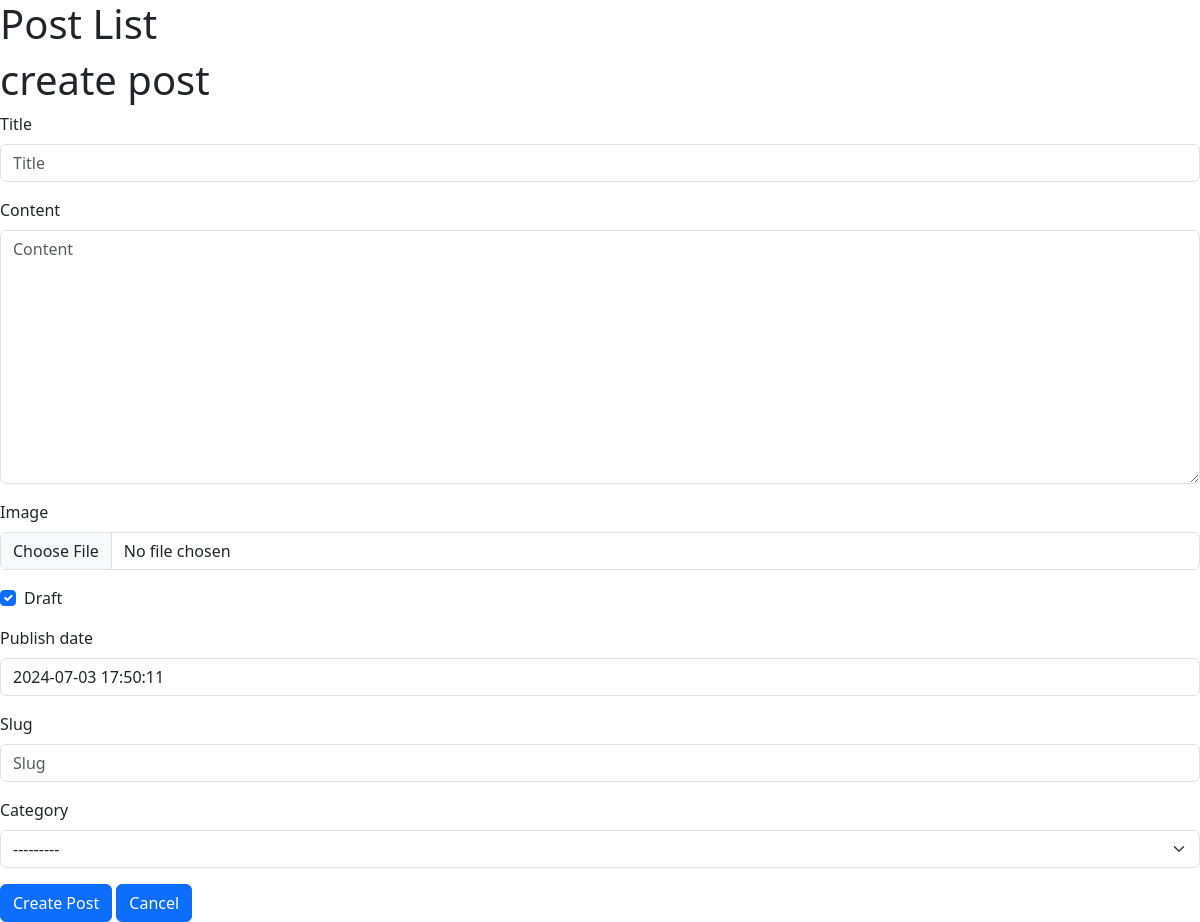
/posts/, run on an earlier commit of the app's database.
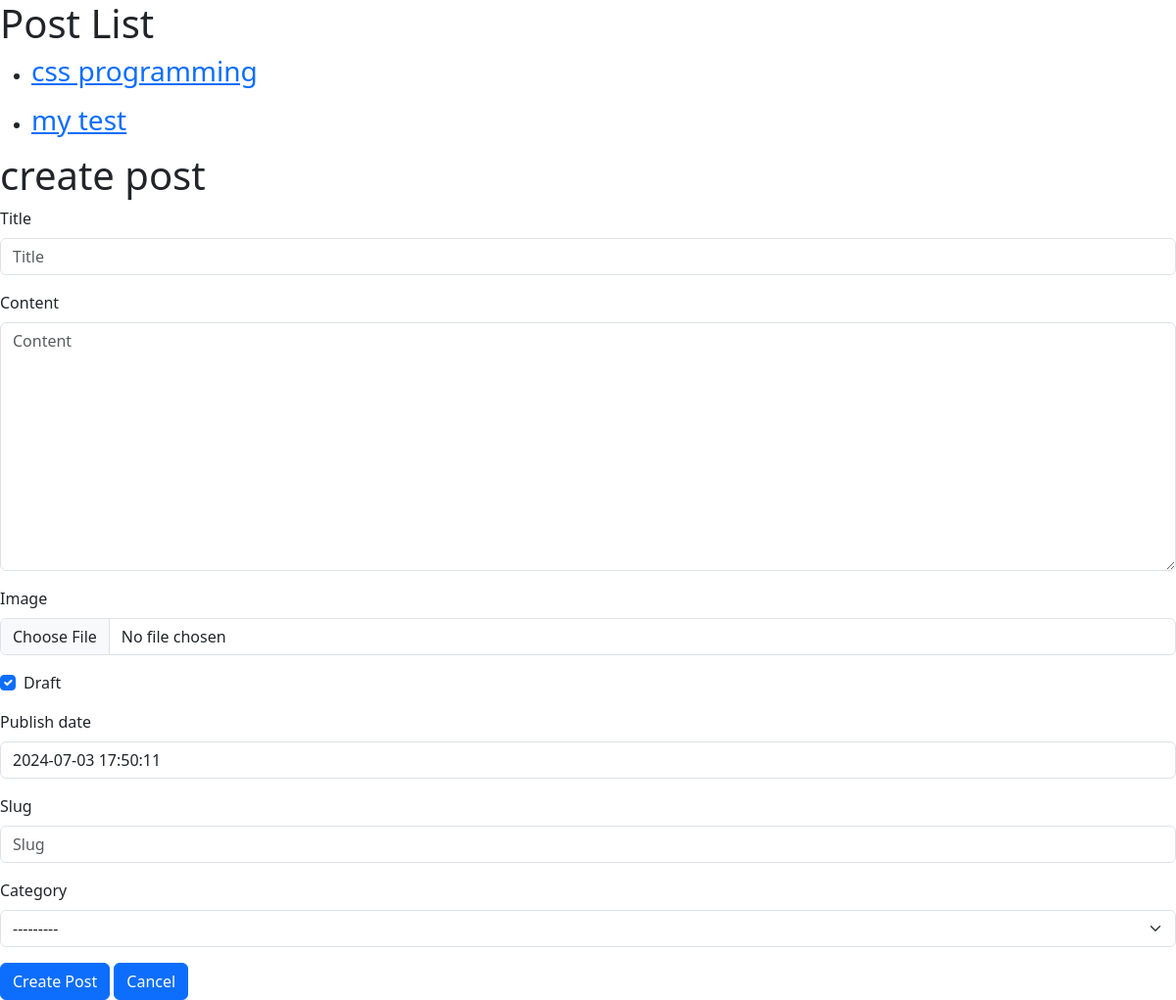
And on a later commit of the database.
### posts/models.py (models this page shows, shortened)
class Post(models.Model):
    user=models.ForeignKey(User,related_name='post_user',on_delete=models.CASCADE)
    title=models.CharField(max_length=120,verbose_name=_('title'))
    content=models.TextField(max_length=1500)
    image=models.ImageField(upload_to='photo_post')
    draft=models.BooleanField(default=True)
    publish_date=models.DateTimeField(default=timezone.now)
    tags = TaggableManager()
    slug=models.SlugField(null=True,blank=True)
    category=models.ForeignKey('Category',related_name='post_category',on_delete=models.SET_NULL,null=True,blank=True)
    def __str__(self):
        return self.title

### posts/views.py (the view)
# urls.py: path('',post_list),
def post_list(request):
    posts=Post.objects.all()
    if request.method=='POST':
        form=PostForm(request.POST,request.FILES)
        if form.is_valid():
            myform=form.save(commit=False)
            myform.user=request.user
            myform.save()
            return redirect('/posts/')
    else:
        form=PostForm()
    context={
        'posts':posts,
        'form':form,
    }
    return render(request,'posts/post_list.html',context)

### posts/forms.py
class PostForm(forms.ModelForm):
    class Meta:
        model=Post
        exclude=('user',)

### posts/models.py (called while the page is built)
    def __str__(self):
        return self.name

### posts/templates/posts/post_list.html (shortened to what this page needs)
{% load django_bootstrap5 %}
<!doctype html>
<html lang="en">
  <head>
    <link href="https://cdn.jsdelivr.net/npm/bootstrap@5.3.3/dist/css/bootstrap.min.css" rel="stylesheet">
  </head>
  <body>
    <h1> Post  List </h1>
     {% for post in posts %}
     <ul>
        <li>
           <h3><a href="/posts/{{post.slug}}">{{post}}</a></h3>
        </li>
     </ul>
     {% endfor %}
     <h1>create post</h1>
     <form action="" method="post" enctype="multipart/form-data">
         {% bootstrap_form form %}
        {% bootstrap_button button_type="submit" content="Create Post" %}
        {% bootstrap_button button_type="reset" content="Cancel" %}
     </form>
  </body>
</html>

What changed in the data, as far as the page shows it:
added Post: title "css programming"
added Post: title "my test"
